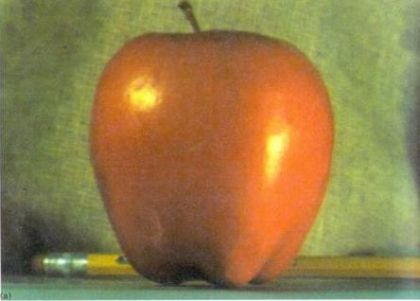
%> input picture Εργασία_1/CV_1-PYRAMIDS/photos/apple.jpg, 420 x 301 px
$ octave image_blending.m   (GNU Octave 9; MATLAB toolbox functions it lacks are replaced by stand-ins)
%> lines starting %> are read from the running program, lines starting %| are printed output that depends on the picture; in (x1, y1, x2, y2) boxes, pixels count from 0 and x2, y2 are one past the last pixel; in counts of white or black regions, pixels touching at a corner belong together; the program's own positions count from 1
%% IMAGE BLENDING: Apple + Orange using Laplacian Pyramids

addpath('../../image_pyramid');

close all; clear;

% Read images and convert to double
I1 = im2double(imread('../CV_1-PYRAMIDS/photos/apple.jpg'));
I2 = im2double(imread('../CV_1-PYRAMIDS/photos/orange.jpg'));
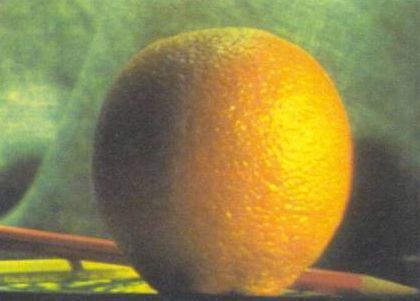
%> input picture Εργασία_1/CV_1-PYRAMIDS/photos/orange.jpg, 420 x 301 px

% Resize I2 to match I1
I2 = imresize(I2, [size(I1,1), size(I1,2)]);

% Create blending mask (left half = 1, right half = 0)
[rows, cols, ~] = size(I1);
%> rows = 301; cols = 420
mask = zeros(rows, cols);
mask(:, 1:floor(cols/2)) = 1;
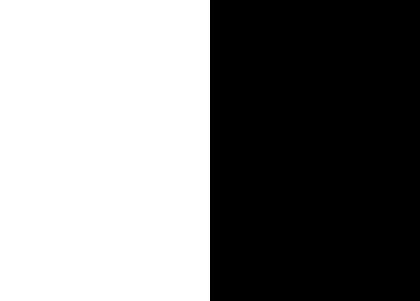
%> mask: size 301x420 double; values 0 (black) and 1 (white), 50% white; 1 white region, box (x1, y1, x2, y2) and area: (0, 0, 210, 301) 63210
mask = double(mask);

% Feathering for smooth transition
blur_kernel = fspecial('gaussian', [30 30], 35);
mask = imfilter(mask, blur_kernel, 'replicate');

% Complement mask (right side from orange)
mask2 = 1 - mask;

figure;
imshow(mask);
title('Mask');

% Set pyramid levels
levels = 5;

% Generate Gaussian pyramid for mask
%> (the run ends here)
